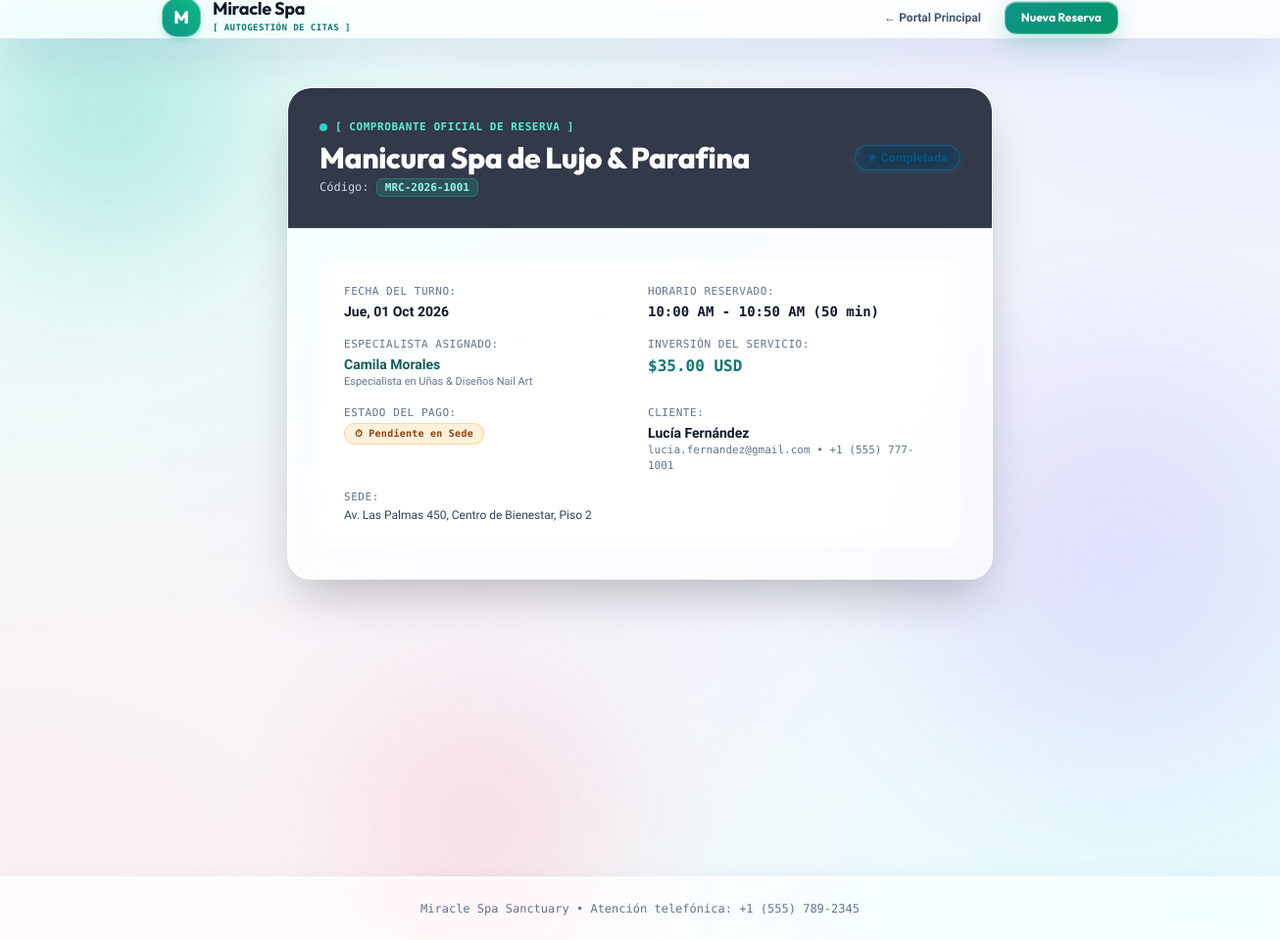
/gestionar-cita.php?token=tok_demo_1001_a9f8, run on the app's committed database.
### tables this page shows
CREATE TABLE IF NOT EXISTS `appointments` (
  `id` INT AUTO_INCREMENT PRIMARY KEY,
  `code` VARCHAR(30) NOT NULL UNIQUE,
  `client_id` INT NOT NULL,
  `service_id` INT NOT NULL,
  `professional_id` INT NOT NULL,
  `date` DATE NOT NULL,
  `start_time` TIME NOT NULL,
  `end_time` TIME NOT NULL,
  `duration_minutes` INT NOT NULL,
  `buffer_minutes` INT NOT NULL DEFAULT 15,
  `price` DECIMAL(10,2) NOT NULL DEFAULT 0.00,
  `status` ENUM('pendiente', 'confirmada', 'completada', 'cancelada', 'reprogramada') NOT NULL DEFAULT 'confirmada',
  `payment_status` ENUM('pendiente', 'pagado', 'reembolsado', 'fallido') NOT NULL DEFAULT 'pendiente',
  `payment_method` VARCHAR(50) DEFAULT 'en_sede',
  `stripe_payment_intent_id` VARCHAR(100) NULL,
  `paid_at` DATETIME NULL,
  `manage_token` VARCHAR(64) NOT NULL UNIQUE,
  `client_notes` TEXT NULL,
  `admin_notes` TEXT NULL,
  `cancellation_reason` TEXT NULL,
  `cancelled_at` DATETIME NULL,
  `rescheduled_at` DATETIME NULL,
  `created_at` DATETIME DEFAULT CURRENT_TIMESTAMP,
  INDEX `idx_date_prof` (`date`, `professional_id`),
  INDEX `idx_date_status` (`date`, `status`),
  INDEX `idx_payment_status` (`payment_status`),
  INDEX `idx_token` (`manage_token`),
  CONSTRAINT `fk_app_client` FOREIGN KEY (`client_id`) REFERENCES `clients` (`id`) ON DELETE RESTRICT,
  CONSTRAINT `fk_app_service` FOREIGN KEY (`service_id`) REFERENCES `services` (`id`) ON DELETE RESTRICT,
  CONSTRAINT `fk_app_prof` FOREIGN KEY (`professional_id`) REFERENCES `professionals` (`id`) ON DELETE RESTRICT
);

CREATE TABLE IF NOT EXISTS `services` (
  `id` INT AUTO_INCREMENT PRIMARY KEY,
  `category_id` INT NOT NULL,
  `name` VARCHAR(150) NOT NULL,
  `description` TEXT NULL,
  `duration_minutes` INT NOT NULL DEFAULT 60,
  `price` DECIMAL(10,2) NOT NULL DEFAULT 0.00,
  `active` TINYINT(1) NOT NULL DEFAULT 1,
  `image_url` VARCHAR(255) NULL,
  `created_at` DATETIME DEFAULT CURRENT_TIMESTAMP,
  INDEX (`category_id`),
  CONSTRAINT `fk_service_category` FOREIGN KEY (`category_id`) REFERENCES `categories` (`id`) ON DELETE CASCADE
);

CREATE TABLE IF NOT EXISTS `professionals` (
  `id` INT AUTO_INCREMENT PRIMARY KEY,
  `name` VARCHAR(150) NOT NULL,
  `email` VARCHAR(150) NOT NULL UNIQUE,
  `phone` VARCHAR(50) NULL,
  `title` VARCHAR(100) DEFAULT 'Especialista en Belleza y Bienestar',
  `bio` TEXT NULL,
  `avatar` VARCHAR(255) NULL,
  `rating` DECIMAL(3,2) DEFAULT 4.90,
  `active` TINYINT(1) DEFAULT 1,
  `created_at` DATETIME DEFAULT CURRENT_TIMESTAMP
);

CREATE TABLE IF NOT EXISTS `clients` (
  `id` INT AUTO_INCREMENT PRIMARY KEY,
  `name` VARCHAR(150) NOT NULL,
  `email` VARCHAR(150) NOT NULL,
  `phone` VARCHAR(50) NOT NULL,
  `notes` TEXT NULL,
  `created_at` DATETIME DEFAULT CURRENT_TIMESTAMP,
  INDEX `idx_client_email` (`email`)
);

### gestionar-cita.php (the view, shortened to what the rows shown need)
<?php
require_once __DIR__ . '/config/app.php';
require_once __DIR__ . '/app/Models/Appointment.php';
require_once __DIR__ . '/app/Helpers/ViewHelper.php';
$token = $_GET['token'] ?? null;
$code = $_GET['code'] ?? null;
$appointment = null;
if (!empty($token)) {
    $appointment = Appointment::findByManageToken($token);
} elseif (!empty($code)) {
    $appointment = Appointment::findByCode($code);
}
$spaAddress = AppConfig::getSetting('spa_address', 'Av. Las Palmas 450, Centro de Bienestar');
?>
<!DOCTYPE html>
<html lang="es">
<head>
    <script src="https://cdn.tailwindcss.com"></script>
    <link rel="stylesheet" href="assets/css/app.css?v=<?= filemtime(__DIR__ . '/assets/css/app.css') ?>">
</head>
<body class="text-slate-800 min-h-screen flex flex-col antialiased selection:bg-teal-500 selection:text-white relative overflow-x-hidden">
    <main class="max-w-3xl mx-auto px-4 sm:px-6 py-12 flex-1 w-full relative z-10">
        <?php if (!$appointment): ?>
            <div class="glass-card p-8 sm:p-10 text-center max-w-lg mx-auto border border-white/80 shadow-2xl">
                <div class="w-16 h-16 rounded-2xl bg-teal-500/15 text-teal-700 border border-teal-500/30 flex items-center justify-center text-3xl mx-auto mb-4 shadow-inner">
                    🔍
                </div>
                <span class="glass-badge glass-badge-teal mb-3">[ LOCALIZADOR DE RESERVAS ]</span>
                <h1 class="text-2xl sm:text-3xl font-outfit font-extrabold text-slate-900 mb-2">Consulta tu Cita</h1>
                <p class="text-xs text-slate-600 mb-6 leading-relaxed">Ingresa tu código único de reserva (ejemplo: <span class="font-mono-pm font-bold text-teal-700">MRC-2026-1007</span>) para revisar el estado en vivo, reprogramar o cancelar tu turno.</p>
                <form method="GET" class="space-y-4">
                    <div>
                        <input type="text" name="code" required placeholder="Código: MRC-2026-XXXX" class="w-full text-center px-4 py-3.5 rounded-2xl border border-white/80 bg-white/75 font-mono-pm text-sm uppercase font-bold focus:ring-2 focus:ring-teal-500 focus:outline-none shadow-inner">
                    </div>
                    <button type="submit" class="w-full btn-glass-primary font-outfit font-bold py-3.5 rounded-2xl text-xs tracking-wide">
                        Buscar Mi Cita →
                    </button>
                </form>
                <div class="mt-6 text-xs text-slate-500 font-mono-pm">
                    ¿No recuerdas tu código? Revisa el correo electrónico de confirmación emitido al realizar tu reserva.
                </div>
            </div>
        <?php else: ?>
            <div class="glass-card overflow-hidden shadow-2xl border border-white/80">
                <div class="p-6 sm:p-8 bg-slate-900/85 backdrop-blur-md text-white border-b border-white/10 flex flex-col sm:flex-row sm:items-center justify-between gap-4">
                    <div>
                        <div class="font-mono-pm text-[11px] text-teal-300 uppercase font-bold tracking-wider mb-1 flex items-center gap-2">
                            <span class="inline-block w-2 h-2 rounded-full bg-teal-400 animate-pulse"></span>
                            [ COMPROBANTE OFICIAL DE RESERVA ]
                        </div>
                        <h1 class="text-2xl sm:text-3xl font-outfit font-extrabold text-white"><?= htmlspecialchars($appointment['service_name']) ?></h1>
                        <span class="font-mono-pm text-xs text-slate-300 font-medium block mt-1">Código: <span class="bg-teal-500/20 text-teal-200 border border-teal-400/30 px-2 py-0.5 rounded-md text-[11px] font-bold"><?= htmlspecialchars($appointment['code']) ?></span></span>
                    </div>
                    <div>
                        <?= ViewHelper::statusBadge($appointment['status']) ?>
                    </div>
                </div>
                <div class="p-6 sm:p-8 space-y-6">
                    <div class="grid grid-cols-1 sm:grid-cols-2 gap-4 glass-subtle-box p-6 text-xs">
                        <div>
                            <span class="text-slate-500 font-mono-pm text-[11px] uppercase tracking-wider block mb-0.5">Fecha del Turno:</span>
                            <span class="font-bold text-slate-900 text-sm"><?= ViewHelper::formatDate($appointment['date']) ?></span>
                        </div>
                        <div>
                            <span class="text-slate-500 font-mono-pm text-[11px] uppercase tracking-wider block mb-0.5">Horario Reservado:</span>
                            <span class="font-bold text-slate-900 text-sm font-mono-pm"><?= ViewHelper::formatTime($appointment['start_time']) ?> - <?= ViewHelper::formatTime($appointment['end_time']) ?> (<?= $appointment['duration_minutes'] ?> min)</span>
                        </div>
                        <div>
                            <span class="text-slate-500 font-mono-pm text-[11px] uppercase tracking-wider block mb-0.5">Especialista Asignado:</span>
                            <span class="font-bold text-teal-800 text-sm"><?= htmlspecialchars($appointment['professional_name']) ?></span>
                            <span class="text-slate-500 block text-[11px]"><?= htmlspecialchars($appointment['professional_title']) ?></span>
                        </div>
                        <div>
                            <span class="text-slate-500 font-mono-pm text-[11px] uppercase tracking-wider block mb-0.5">Inversión del Servicio:</span>
                            <span class="font-mono-pm font-extrabold text-teal-700 text-base">$<?= number_format((float)$appointment['price'], 2) ?> USD</span>
                        </div>
                        <div>
                            <span class="text-slate-500 font-mono-pm text-[11px] uppercase tracking-wider block mb-0.5">Estado del Pago:</span>
                            <div class="flex items-center gap-2 flex-wrap mt-0.5">
                                <?= ViewHelper::paymentBadge($appointment['payment_status'] ?? 'pendiente', $appointment['payment_method'] ?? 'venue') ?>
                            </div>
                        </div>
                        <div>
                            <span class="text-slate-500 font-mono-pm text-[11px] uppercase tracking-wider block mb-0.5">Cliente:</span>
                            <span class="font-bold text-slate-900 text-sm"><?= htmlspecialchars($appointment['client_name']) ?></span>
                            <span class="text-slate-500 block text-[11px] font-mono-pm"><?= htmlspecialchars($appointment['client_email']) ?> &bull; <?= htmlspecialchars($appointment['client_phone']) ?></span>
                        </div>
                        <div>
                            <span class="text-slate-500 font-mono-pm text-[11px] uppercase tracking-wider block mb-0.5">Sede:</span>
                            <span class="text-slate-700 text-xs"><?= htmlspecialchars($spaAddress) ?></span>
                        </div>
                    </div>
                </div>
            </div>
        <?php endif; ?>
    </main>
</body>
</html>

### app/Helpers/ViewHelper.php (shortened to what the rows shown need)
<?php
class ViewHelper {
    public static function formatDate(string $dateStr): string {
        $timestamp = strtotime($dateStr);
        $dias = ['Dom', 'Lun', 'Mar', 'Mié', 'Jue', 'Vie', 'Sáb'];
        $meses = ['', 'Ene', 'Feb', 'Mar', 'Abr', 'May', 'Jun', 'Jul', 'Ago', 'Sep', 'Oct', 'Nov', 'Dic'];
        $diaSemana = $dias[date('w', $timestamp)];
        $dia = date('d', $timestamp);
        $mes = $meses[(int)date('m', $timestamp)];
        $anio = date('Y', $timestamp);
        return "{$diaSemana}, {$dia} {$mes} {$anio}";
    }
    public static function formatTime(string $timeStr): string {
        return date('h:i A', strtotime($timeStr));
    }
    public static function statusBadge(string $status): string {
        $badges = [
            'confirmada' => [
                'label' => '✓ Confirmada',
                'class' => 'bg-emerald-500/15 text-emerald-800 border border-emerald-500/30 shadow-[0_2px_10px_rgba(16,185,129,0.15)]'
            ],
            'pendiente' => [
                'label' => '⏱ Pendiente',
                'class' => 'bg-amber-500/15 text-amber-800 border border-amber-500/30 shadow-[0_2px_10px_rgba(245,158,11,0.15)]'
            ],
            'completada' => [
                'label' => '★ Completada',
                'class' => 'bg-sky-500/15 text-sky-800 border border-sky-500/30 shadow-[0_2px_10px_rgba(14,165,233,0.15)]'
            ],
            'cancelada' => [
                'label' => '✕ Cancelada',
                'class' => 'bg-rose-500/15 text-rose-800 border border-rose-500/30 shadow-[0_2px_10px_rgba(244,63,94,0.15)]'
            ],
            'reprogramada' => [
                'label' => '↻ Reprogramada',
                'class' => 'bg-purple-500/15 text-purple-800 border border-purple-500/30 shadow-[0_2px_10px_rgba(168,85,247,0.15)]'
            ],
        ];
        $info = $badges[$status] ?? ['label' => ucfirst($status), 'class' => 'bg-white/60 text-slate-800 border border-white/80 shadow-sm'];
        return "<span class='inline-flex items-center px-3 py-1 rounded-full text-xs font-bold tracking-wide backdrop-blur-md {$info['class']}'>
                    {$info['label']}
                </span>";
    }
    public static function paymentBadge(?string $status, ?string $method = 'stripe'): string {
        $status = strtolower($status ?? 'pendiente');
        $badges = [
            'pagado' => [
                'label' => '✓ Pagado' . ($method === 'stripe' ? ' (Stripe)' : ''),
                'class' => 'bg-emerald-500/15 text-emerald-800 border border-emerald-500/30 shadow-xs'
            ],
            'pendiente' => [
                'label' => '⏱ Pendiente en Sede',
                'class' => 'bg-amber-500/15 text-amber-800 border border-amber-500/30 shadow-xs'
            ],
            'reembolsado' => [
                'label' => '↺ Reembolsado',
                'class' => 'bg-rose-500/15 text-rose-800 border border-rose-500/30 shadow-xs'
            ],
            'fallido' => [
                'label' => '✕ Pago Fallido',
                'class' => 'bg-red-500/20 text-red-900 border border-red-500/40 shadow-xs'
            ]
        ];
        $info = $badges[$status] ?? ['label' => ucfirst($status), 'class' => 'bg-slate-100 text-slate-700 border border-slate-300'];
        return "<span class='inline-flex items-center px-2.5 py-0.5 rounded-full text-[10px] font-mono-pm font-bold tracking-wide backdrop-blur-md {$info['class']}'>
                    {$info['label']}
                </span>";
    }
}

### data on the page
appointments: service.name "Manicura Spa de Lujo & Parafina", code "MRC-2026-1001", status "★ Completada", date "Jue, 01 Oct 2026", start_time "10:00 AM", end_time "10:50 AM", duration_minutes "50", professional.name "Camila Morales", professional.title "Especialista en Uñas & Diseños Nail Art", price "35.00", payment_method+payment_status "⏱ Pendiente en Sede", client.name "Lucía Fernández", client.email "lucia.fernandez@gmail.com", client.phone "+1 (555) 777-1001"

### other printed values
$spaAddress "Av. Las Palmas 450, Centro de Bienestar, Piso 2"
$spaName "Miracle Spa Sanctuary"
$spaPhone "+1 (555) 789-2345"
